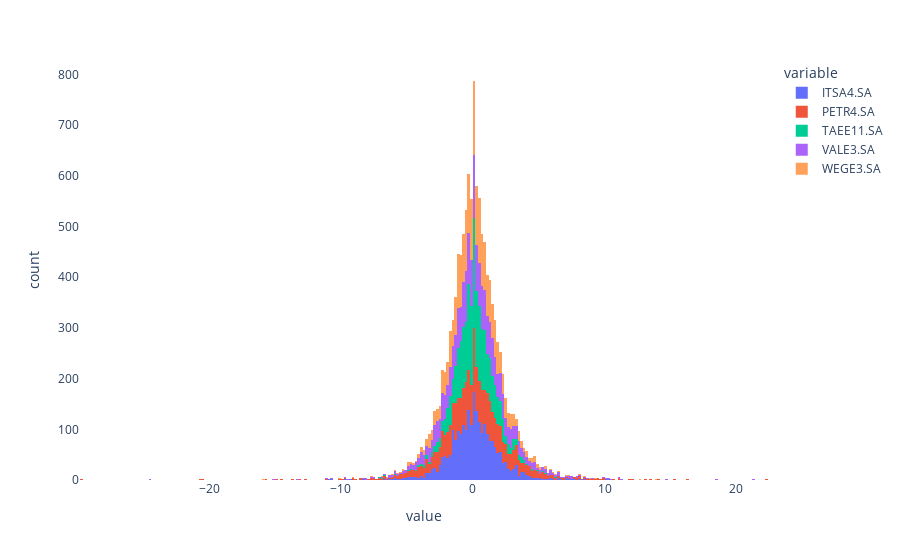

Notebook cell for this chart:
### Code cell
# Plot histograms for stocks daily returns using plotly express
fig = px.histogram(p_change_df)
fig.update_layout({'plot_bgcolor': "white"})

### Figure 1 — Plotly figure (JSON) as saved in the notebook; plotly's stock layout.template omitted (floating-point values rounded to 4 significant figures; data arrays with more than 128 entries replaced by an {"elided": "..."} marker saying what was removed)
{"data": [{"alignmentgroup": "True", "bingroup": "x", "hovertemplate": "variable=ITSA4.SA<br>value=%{x}<br>count=%{y}<extra></extra>", "legendgroup": "ITSA4.SA", "marker": {"color": "#636efa", "pattern": {"shape": ""}}, "name": "ITSA4.SA", "offsetgroup": "ITSA4.SA", "orientation": "v", "showlegend": true, "type": "histogram", "x": {"elided": "2481 float values"}, "xaxis": "x", "yaxis": "y"}, {"alignmentgroup": "True", "bingroup": "x", "hovertemplate": "variable=PETR4.SA<br>value=%{x}<br>count=%{y}<extra></extra>", "legendgroup": "PETR4.SA", "marker": {"color": "#EF553B", "pattern": {"shape": ""}}, "name": "PETR4.SA", "offsetgroup": "PETR4.SA", "orientation": "v", "showlegend": true, "type": "histogram", "x": {"elided": "2481 float values"}, "xaxis": "x", "yaxis": "y"}, {"alignmentgroup": "True", "bingroup": "x", "hovertemplate": "variable=TAEE11.SA<br>value=%{x}<br>count=%{y}<extra></extra>", "legendgroup": "TAEE11.SA", "marker": {"color": "#00cc96", "pattern": {"shape": ""}}, "name": "TAEE11.SA", "offsetgroup": "TAEE11.SA", "orientation": "v", "showlegend": true, "type": "histogram", "x": {"elided": "2481 float values"}, "xaxis": "x", "yaxis": "y"}, {"alignmentgroup": "True", "bingroup": "x", "hovertemplate": "variable=VALE3.SA<br>value=%{x}<br>count=%{y}<extra></extra>", "legendgroup": "VALE3.SA", "marker": {"color": "#ab63fa", "pattern": {"shape": ""}}, "name": "VALE3.SA", "offsetgroup": "VALE3.SA", "orientation": "v", "showlegend": true, "type": "histogram", "x": {"elided": "2481 float values"}, "xaxis": "x", "yaxis": "y"}, {"alignmentgroup": "True", "bingroup": "x", "hovertemplate": "variable=WEGE3.SA<br>value=%{x}<br>count=%{y}<extra></extra>", "legendgroup": "WEGE3.SA", "marker": {"color": "#FFA15A", "pattern": {"shape": ""}}, "name": "WEGE3.SA", "offsetgroup": "WEGE3.SA", "orientation": "v", "showlegend": true, "type": "histogram", "x": {"elided": "2481 float values"}, "xaxis": "x", "yaxis": "y"}], "layout": {"barmode": "relative", "legend": {"title": {"text": "variable"}, "tracegroupgap": 0}, "margin": {"t": 60}, "plot_bgcolor": "white", "xaxis": {"anchor": "y", "domain": [0, 1], "title": {"text": "value"}}, "yaxis": {"anchor": "x", "domain": [0, 1], "title": {"text": "count"}}}}
